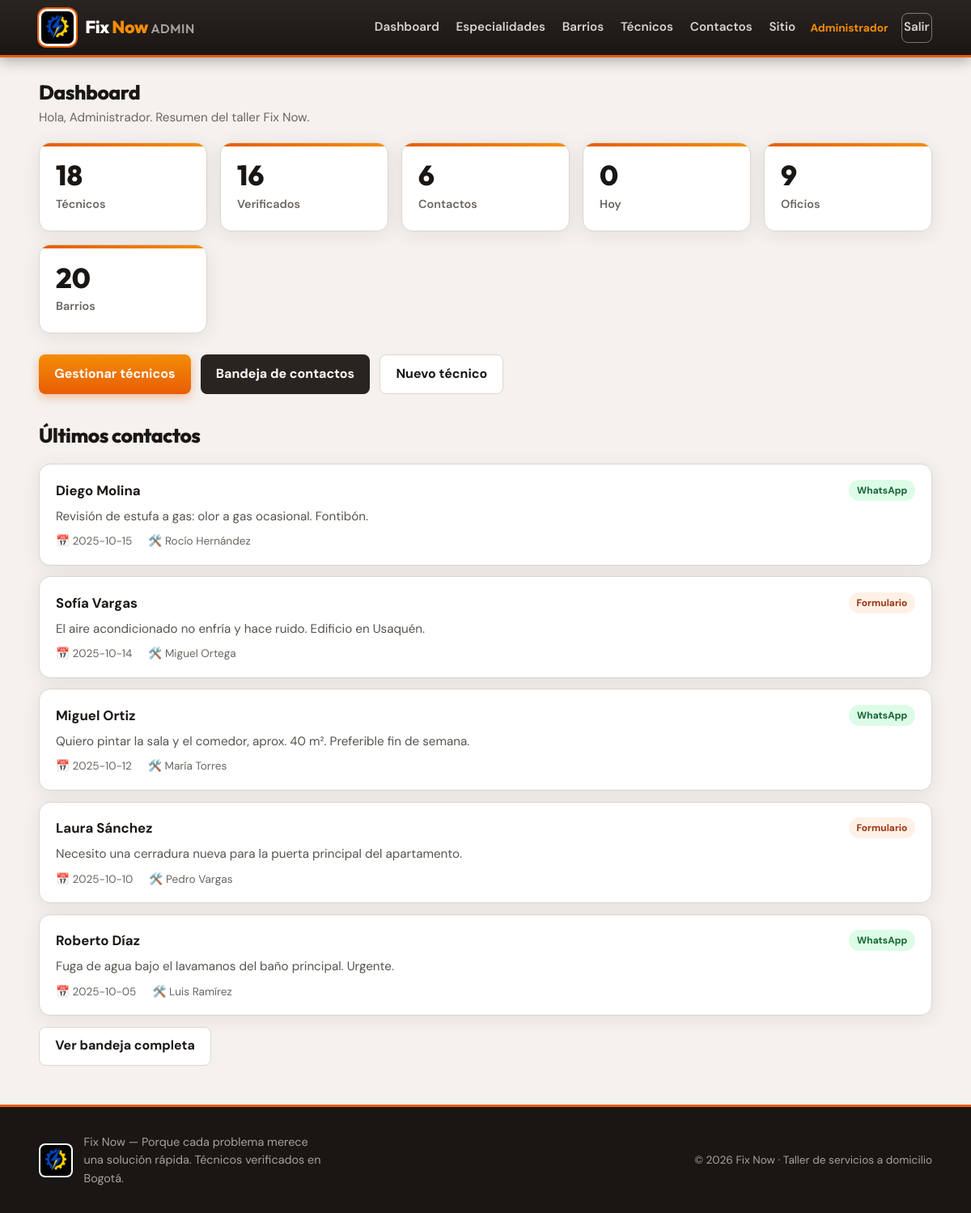
The page /admin/index.php (signed in) on the database its author committed.
### tables this page shows
CREATE TABLE contacto (
    id_contacto INT AUTO_INCREMENT PRIMARY KEY,
    nombre_usuario VARCHAR(100) NOT NULL,
    telefono_usuario VARCHAR(20) NOT NULL,
    descripcion_problema TEXT NOT NULL,
    fecha_solicitud DATE NOT NULL,
    id_tecnico INT NOT NULL,
    medio ENUM('formulario','whatsapp') NOT NULL DEFAULT 'formulario',
    CONSTRAINT fk_contacto_tecnico FOREIGN KEY (id_tecnico) REFERENCES tecnico(id_tecnico) ON DELETE CASCADE ON UPDATE CASCADE
);

CREATE TABLE tecnico (
    id_tecnico INT AUTO_INCREMENT PRIMARY KEY,
    nombre VARCHAR(100) NOT NULL,
    apellido VARCHAR(100) NOT NULL,
    cedula VARCHAR(20) NOT NULL,
    id_especialidad INT NOT NULL,
    id_barrio INT NOT NULL,
    telefono VARCHAR(20) NOT NULL,
    correo VARCHAR(150) DEFAULT NULL,
    password_hash VARCHAR(255) DEFAULT NULL,
    descripcion TEXT,
    foto_url VARCHAR(255) DEFAULT NULL,
    latitud DECIMAL(10,7) DEFAULT NULL,
    longitud DECIMAL(10,7) DEFAULT NULL,
    verificado TINYINT(1) NOT NULL DEFAULT 0,
    fecha_registro DATE NOT NULL,
    UNIQUE KEY uq_tecnico_cedula (cedula),
    UNIQUE KEY uq_tecnico_correo (correo),
    CONSTRAINT fk_tecnico_especialidad FOREIGN KEY (id_especialidad) REFERENCES especialidad(id_especialidad) ON DELETE RESTRICT ON UPDATE CASCADE,
    CONSTRAINT fk_tecnico_barrio FOREIGN KEY (id_barrio) REFERENCES barrio(id_barrio) ON DELETE RESTRICT ON UPDATE CASCADE
);

### includes/funciones.php (called while the page is built, shortened)
<?php
function e(?string $texto): string
{
    return htmlspecialchars($texto ?? '', ENT_QUOTES, 'UTF-8');
}

### admin/index.php (the view, shortened to what this page needs)
<?php
require_once __DIR__ . '/../includes/funciones.php';
$total_tecnicos = 0;
$verificados = 0;
$total_contactos = 0;
$especialidades_n = 0;
$barrios_n = 0;
$r = $conexion->query('SELECT COUNT(*) AS c FROM tecnico');
if ($r) {
    $total_tecnicos = (int) $r->fetch_assoc()['c'];
}
$r = $conexion->query('SELECT COUNT(*) AS c FROM tecnico WHERE verificado = 1');
if ($r) {
    $verificados = (int) $r->fetch_assoc()['c'];
}
$r = $conexion->query('SELECT COUNT(*) AS c FROM contacto');
if ($r) {
    $total_contactos = (int) $r->fetch_assoc()['c'];
}
$hoy = date('Y-m-d');
$stmt = $conexion->prepare('SELECT COUNT(*) AS c FROM contacto WHERE fecha_solicitud = ?');
$stmt->bind_param('s', $hoy);
$stmt->execute();
$contactos_hoy = (int) $stmt->get_result()->fetch_assoc()['c'];
$r = $conexion->query('SELECT COUNT(*) AS c FROM especialidad');
if ($r) {
    $especialidades_n = (int) $r->fetch_assoc()['c'];
}
$r = $conexion->query('SELECT COUNT(*) AS c FROM barrio');
if ($r) {
    $barrios_n = (int) $r->fetch_assoc()['c'];
}
$recientes = [];
$sql = 'SELECT c.nombre_usuario, c.descripcion_problema, c.fecha_solicitud, c.medio,
               t.nombre AS tecnico_nombre, t.apellido AS tecnico_apellido
        FROM contacto c
        INNER JOIN tecnico t ON t.id_tecnico = c.id_tecnico
        ORDER BY c.id_contacto DESC
        LIMIT 5';
$res = $conexion->query($sql);
if ($res) {
    while ($row = $res->fetch_assoc()) {
        $recientes[] = $row;
    }
}
require __DIR__ . '/../includes/header_admin.php';
?>
<div class="container">
    <div class="section-head">
        <div>
            <h1 class="section-title">Dashboard</h1>
            <p class="section-sub">Hola, <?= e($_SESSION['admin_nombre'] ?? '') ?>. Resumen del taller Fix Now.</p>
        </div>
    </div>
    <div class="stats">
        <div class="stat-card">
            <div class="num"><?= $total_tecnicos ?></div>
            <div class="label">Técnicos</div>
        </div>
        <div class="stat-card">
            <div class="num"><?= $verificados ?></div>
            <div class="label">Verificados</div>
        </div>
        <div class="stat-card">
            <div class="num"><?= $total_contactos ?></div>
            <div class="label">Contactos</div>
        </div>
        <div class="stat-card">
            <div class="num"><?= $contactos_hoy ?></div>
            <div class="label">Hoy</div>
        </div>
        <div class="stat-card">
            <div class="num"><?= $especialidades_n ?></div>
            <div class="label">Oficios</div>
        </div>
        <div class="stat-card">
            <div class="num"><?= $barrios_n ?></div>
            <div class="label">Barrios</div>
        </div>
    </div>
    <div class="acciones" style="margin-bottom:2rem">
        <a class="btn btn-primary" href="tecnicos.php">Gestionar técnicos</a>
        <a class="btn btn-secondary" href="contactos.php">Bandeja de contactos</a>
        <a class="btn btn-ghost" href="tecnico_form.php">Nuevo técnico</a>
    </div>
    <h2 class="section-title">Últimos contactos</h2>
    <?php if (empty($recientes)): ?>
        <div class="empty">Sin contactos recientes.</div>
    <?php else: ?>
        <?php foreach ($recientes as $row): ?>
            <article class="inbox-card">
                <div class="inbox-top">
                    <span class="inbox-user"><?= e($row['nombre_usuario']) ?></span>
                    <?php if ($row['medio'] === 'whatsapp'): ?>
                        <span class="badge badge-wa">WhatsApp</span>
                    <?php else: ?>
                        <span class="badge badge-form">Formulario</span>
                    <?php endif; ?>
                </div>
                <p class="inbox-problema"><?= e(mb_strimwidth($row['descripcion_problema'], 0, 120, '…')) ?></p>
                <div class="inbox-meta">
                    <span>📅 <?= e($row['fecha_solicitud']) ?></span>
                    <span>🛠️ <?= e($row['tecnico_nombre'] . ' ' . $row['tecnico_apellido']) ?></span>
                </div>
            </article>
        <?php endforeach; ?>
        <a class="btn btn-ghost" href="contactos.php">Ver bandeja completa</a>
    <?php endif; ?>
</div>
<?php require __DIR__ . '/../includes/footer.php'; ?>

### css/estilos.css (style rules this page uses)
:root { --charcoal: #1a1614; --charcoal-mid: #2a2421; --charcoal-soft: #3f3834; --orange: #e85d04; --orange-light: #f48c06; --orange-hot: #dc2f02; --orange-soft: #fff1e6; --orange-glow: rgba(232, 93, 4, 0.35); --steel: #57534e; --bg: #f0eeec; --bg-warm: #ebe6e0; --bg-card: #ffffff; --text: #1a1614; --text-muted: #6b6560; --border: #ddd6ce; --ok: #15803d; --danger: #c2410c; --radius: 14px; --radius-sm: 8px; --shadow: 0 4px 24px rgba(26, 22, 20, 0.08); --shadow-lg: 0 16px 40px rgba(26, 22, 20, 0.14); --font: "DM Sans", system-ui, sans-serif; --font-display: "Outfit", "DM Sans", sans-serif; --header-h: 64px; }
*, *::before, *::after { box-sizing: border-box; }
html { scroll-behavior: smooth; }
body { margin: 0; font-family: var(--font); background: radial-gradient(ellipse 120% 80% at 100% -10%, rgba(232, 93, 4, 0.07), transparent 50%), linear-gradient(180deg, var(--bg-warm) 0%, var(--bg) 40%, #e8e4df 100%); background-attachment: fixed; color: var(--text); line-height: 1.55; min-height: 100vh; display: flex; flex-direction: column; -webkit-font-smoothing: antialiased; }
a { color: var(--orange); text-decoration: none; transition: color 0.15s; }
.container { width: min(1120px, 92%); margin: 0 auto; }
.section-head { display: flex; align-items: end; justify-content: space-between; gap: 1rem; flex-wrap: wrap; margin-bottom: 1.15rem; }
.section-title { margin: 0 0 1rem; font-family: var(--font-display); font-size: 1.55rem; font-weight: 800; color: var(--charcoal); letter-spacing: -0.02em; }
.section-head .section-title { margin: 0; }
.section-sub { margin: 0; color: var(--text-muted); font-size: 0.95rem; }
.badge { display: inline-block; padding: 0.22rem 0.6rem; border-radius: 999px; font-size: 0.75rem; font-weight: 700; background: var(--orange-soft); color: #9a3412; }
.badge-wa { background: #dcfce7; color: #166534; }
.badge-form { background: var(--orange-soft); color: #9a3412; }
.acciones { display: flex; flex-wrap: wrap; gap: 0.75rem; margin-top: 1.35rem; }
.btn { display: inline-flex; align-items: center; justify-content: center; gap: 0.4rem; padding: 0.68rem 1.2rem; border-radius: var(--radius-sm); border: none; font: inherit; font-weight: 700; cursor: pointer; text-decoration: none; transition: background 0.15s, transform 0.1s, box-shadow 0.15s; }
.btn-primary { background: linear-gradient(180deg, var(--orange-light) 0%, var(--orange) 100%); color: #fff; box-shadow: 0 4px 12px var(--orange-glow); }
.btn-secondary { background: var(--charcoal-mid); color: #fff; }
.btn-ghost { background: #fff; color: var(--charcoal); border: 1.5px solid var(--border); }
.admin-body { background: #f4f1ee; }
.stats { display: grid; grid-template-columns: repeat(auto-fit, minmax(180px, 1fr)); gap: 1rem; margin-bottom: 1.65rem; }
.stat-card { background: var(--bg-card); border-radius: var(--radius); padding: 1.35rem 1.25rem; border: 1px solid var(--border); box-shadow: var(--shadow); position: relative; overflow: hidden; }
.stat-card::before { content: ""; position: absolute; top: 0; left: 0; right: 0; height: 4px; background: linear-gradient(90deg, var(--orange), var(--orange-light)); }
.stat-card .num { font-family: var(--font-display); font-size: 2.15rem; font-weight: 800; color: var(--charcoal); line-height: 1.1; }
.stat-card .label { color: var(--text-muted); font-size: 0.9rem; margin-top: 0.3rem; font-weight: 600; }
.inbox-card { background: var(--bg-card); border: 1px solid var(--border); border-radius: var(--radius); padding: 1.15rem 1.25rem; margin-bottom: 0.85rem; box-shadow: var(--shadow); display: grid; gap: 0.5rem; transition: border-color 0.15s; }
.inbox-top { display: flex; justify-content: space-between; align-items: center; gap: 0.75rem; flex-wrap: wrap; }
.inbox-user { font-weight: 700; font-size: 1.05rem; }
.inbox-problema { margin: 0; color: var(--steel); font-size: 0.95rem; }
.inbox-meta { display: flex; flex-wrap: wrap; gap: 0.75rem 1.25rem; font-size: 0.85rem; color: var(--text-muted); }

### rows shown on the page
contacto: nombre_usuario "Diego Molina", medio "WhatsApp", descripcion_problema "Revisión de estufa a gas: olor a gas ocasional. Fontibón.", fecha_solicitud "2025-10-15", id_tecnico.apellido "Rocío Hernández"
contacto: nombre_usuario "Sofía Vargas", medio "Formulario", descripcion_problema "El aire acondicionado no enfría y hace ruido. Edificio en Usaquén.", fecha_solicitud "2025-10-14", id_tecnico.apellido "Miguel Ortega"
contacto: nombre_usuario "Miguel Ortiz", medio "WhatsApp", descripcion_problema "Quiero pintar la sala y el comedor, aprox. 40 m². Preferible fin de semana.", fecha_solicitud "2025-10-12", id_tecnico.apellido "María Torres"
contacto: nombre_usuario "Laura Sánchez", medio "Formulario", descripcion_problema "Necesito una cerradura nueva para la puerta principal del apartamento.", fecha_solicitud "2025-10-10", id_tecnico.apellido "Pedro Vargas"
contacto: nombre_usuario "Roberto Díaz", medio "WhatsApp", descripcion_problema "Fuga de agua bajo el lavamanos del baño principal. Urgente.", fecha_solicitud "2025-10-05", id_tecnico.apellido "Luis Ramírez"

### other values the page prints
$admin_nombre "Administrador"
$_SESSION['admin_nombre'] "Administrador"
$total_tecnicos "18"
$verificados "16"
$total_contactos "6"
$contactos_hoy "0"
$especialidades_n "9"
$barrios_n "20"
